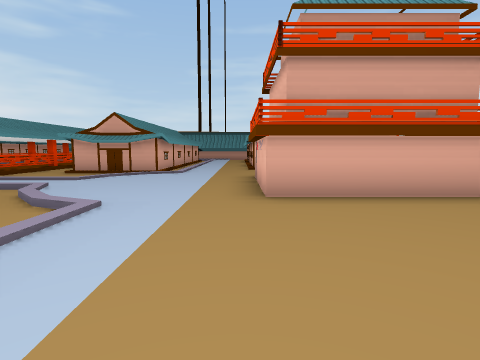
View 1 (above)

24 first-person views from a walk through a 3-D level made in the Unity game engine. The camera is 0.72 m above the floor, tilts 6° down and sees 80° across. The floor is counted in squares, 1 m on a side. Each view is taken from the middle of a square. On the plan, view 1 faces up. The plan holds only what a view shows up to about 10 squares ahead; the rest is blank. The place goes on beyond the plan. Some surface patterns are stand-ins.

View 2
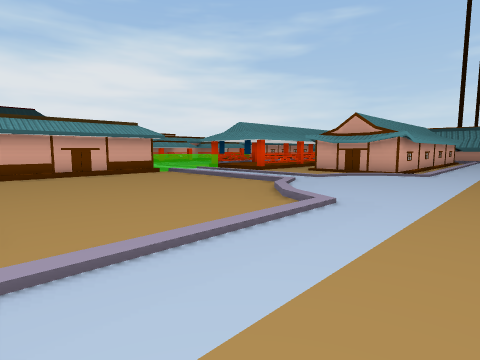

View 3
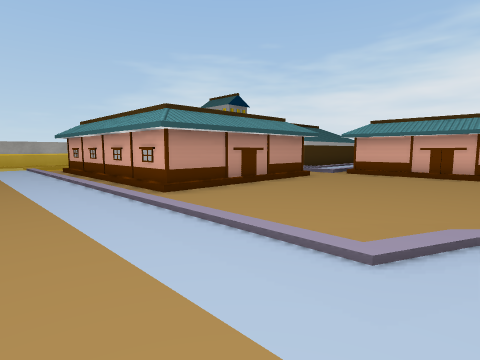

View 4
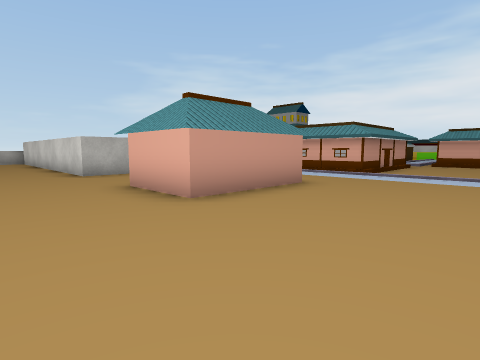

View 5
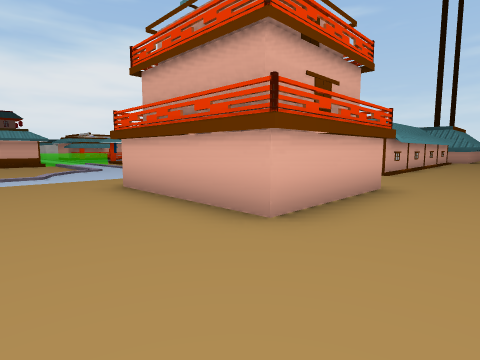

View 6
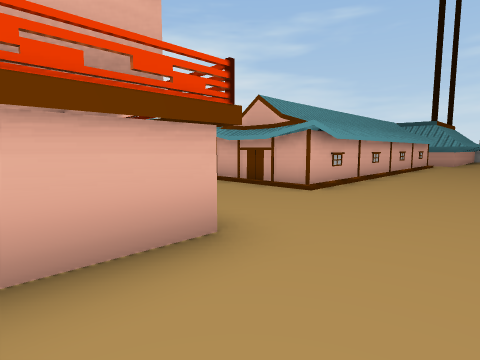

View 7
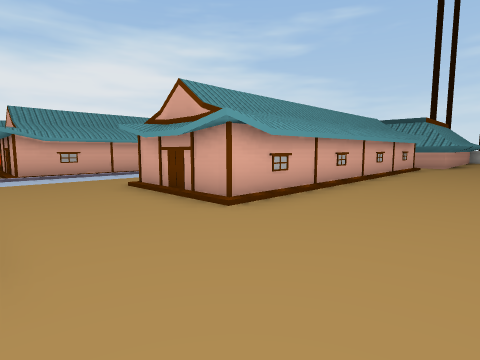

View 8
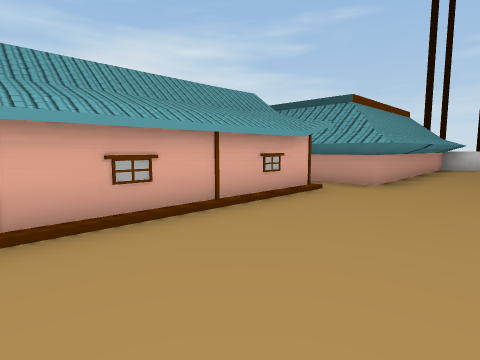

View 9
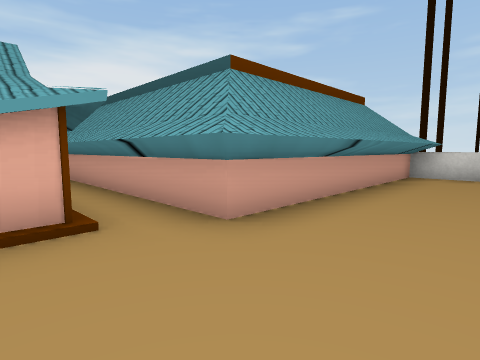

View 10
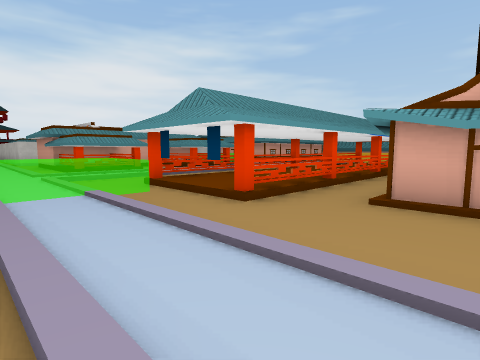

View 11
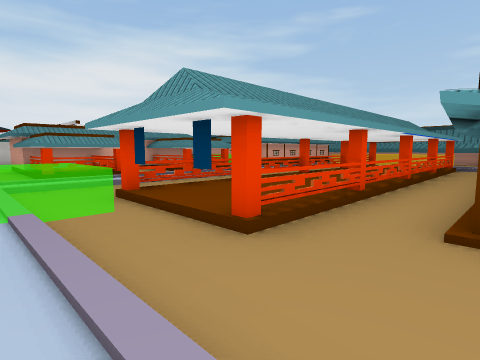

View 12
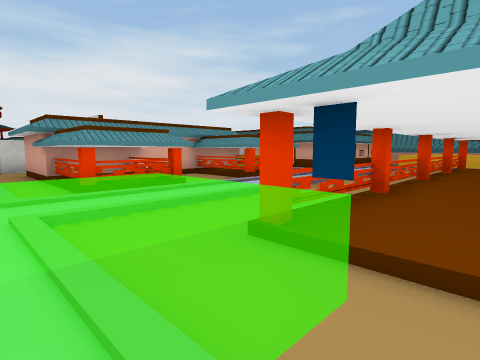

View 13
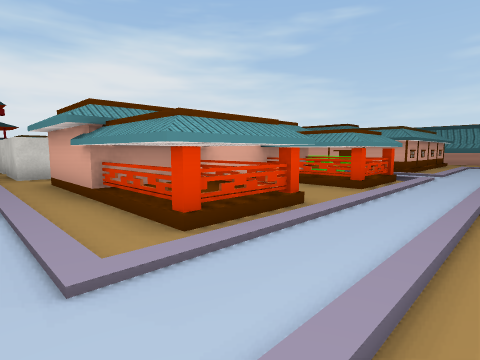

View 14
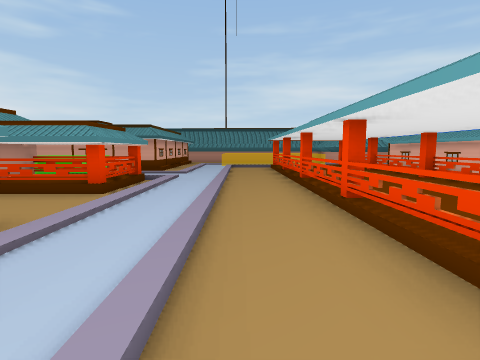

View 15
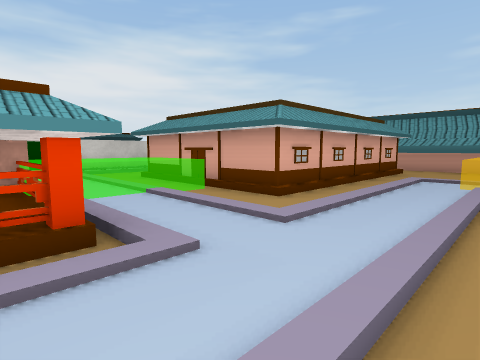

View 16
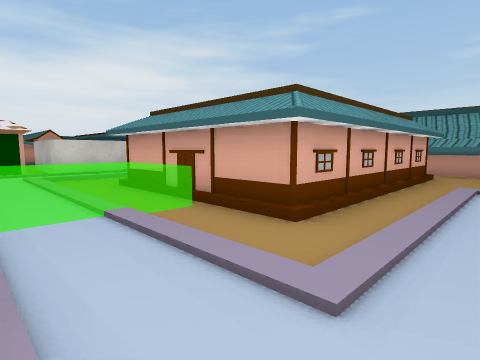

View 17
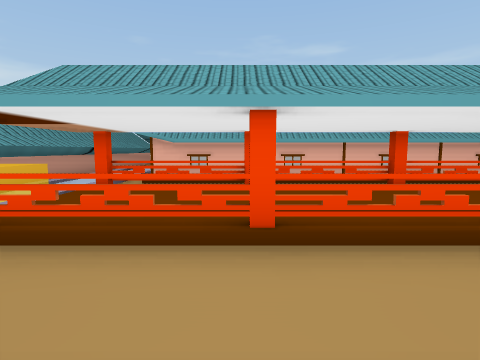

View 18
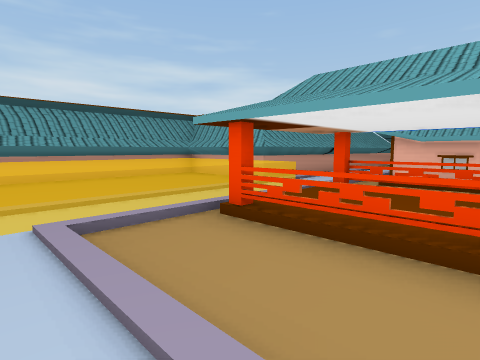

View 19
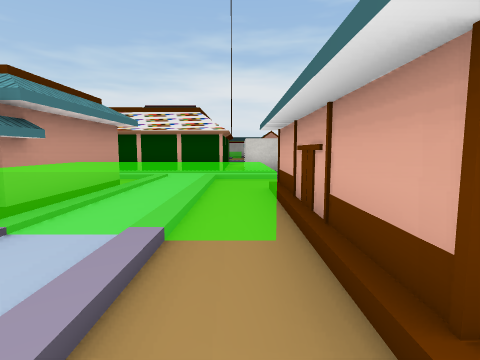

View 20
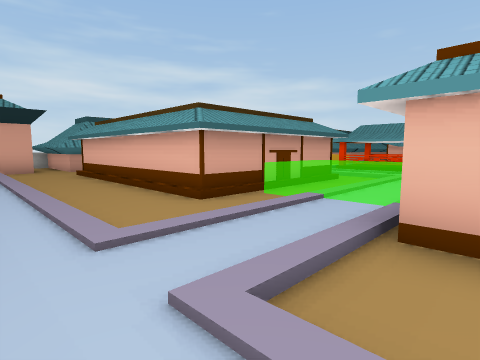

View 21
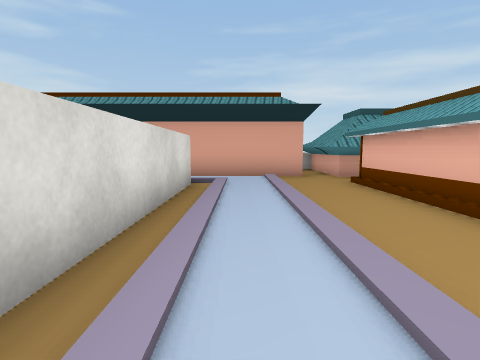

View 22
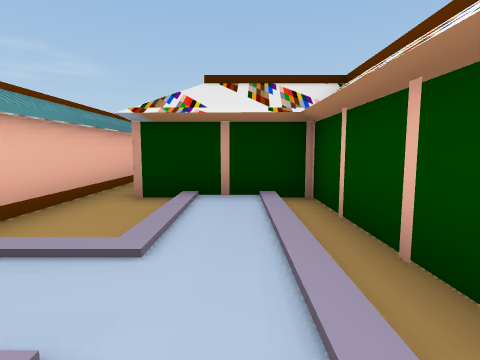

View 23
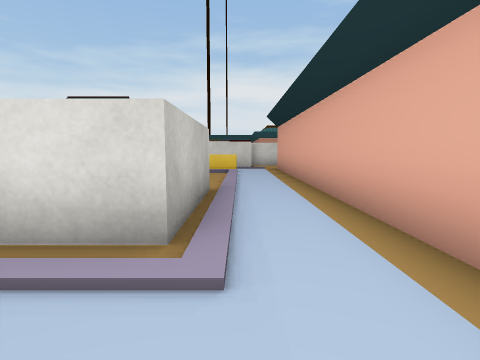

View 24
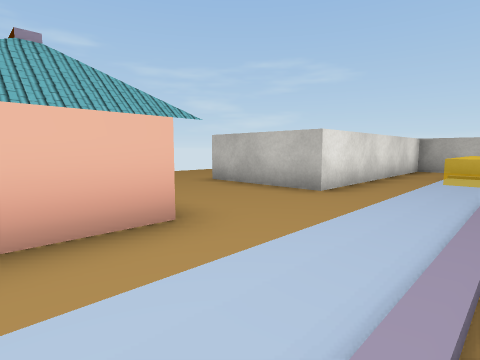

### Floor plan
Key: @ floor where view 1 was taken; # wall or solid block; . main floor; : floor 0.05 m higher than the main floor; + floor 0.1 m higher than the main floor; / step, stairs or slope; = window, fence, low wall or low ledge.
Columns run from 25 left of view 1 to 6 right of it. Each row starts with its distance up from view 1.
 28                              #=
 27                              #.
 26                              #.
 25 ########                     #.
 24 ...../.#   ####              #..
 23 :::::/.#   #..     #         #..
 22 ####:/.#   #.     .#         #..
 21    #:/.#   #.     .######## ##..
 20    #:/.#   #. ### +++++     #...
 19    #:/.#   #. #####////     #...
 18    #:/.#   #.:.=##=.#       #...
 17    #:/.#####.:.=# =.#       #...
 16  ###:/.......:.####.#       #...
 15   ##::::::::::.=  =.#       #...
 14    #://###==#:.=  =.#       #..
 13    #:/.#####=:.####.#       #...
 12    #:/.###==#:.=# =.####:   #...
 11    #######...:.=##=.####:####...
 10        #####.:.=# =.####:.##....
  9        #####=:.=  =.###.:.......
  8      #.#####=:.####....::.#  #..
  7   ####...###.:........:::##  #..
  6          ::::::::::::::::#   #..
  5                 #/////:::##  #..
  4                 #...../::.####..
  3                 #....../:.......
  2                 #....../:.......
  1                 #....../:.......
  0                 #....../:@......
 -1                  .#####/:.###...
 -2                       #/:.###...
 -3                       #/:......
 -4                       #/:......
 -5                       #/:......
 -6                       #/:.###...
 -7                        /:.###...
 -8                          .###..
 -9                          .###..
-10                          .#

Positions as (right, up) in squares from view 1, and headings:
1: (0, 0), facing up
2: (0, 0), facing up-left
3: (0, 4), facing down-left
4: (6, 3), facing down-left
5: (6, 2), facing up-left
6: (6, 6), facing up-left
7: (6, 8), facing up-left
8: (6, 15), facing up-left
9: (6, 19), facing up-left
10: (-4, 5), facing up-left
11: (-5, 6), facing up-left
12: (-8, 6), facing up-left
13: (-11, 6), facing up-left
14: (-11, 7), facing up
15: (-11, 13), facing up-left
16: (-12, 14), facing up-left
17: (-12, 16), facing right
18: (-12, 16), facing up-right
19: (-13, 16), facing left
20: (-21, 13), facing up-right
21: (-21, 16), facing up
22: (-21, 16), facing down
23: (-20, 23), facing left
24: (-2, -1), facing down-right
